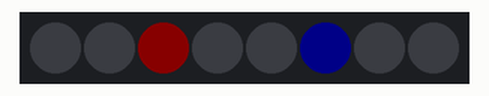
Simulated run of this program. Board: Raspberry Pi (BCM pin numbers) with a Blinkt!. Parts: 8 RGB LEDs in strip order, left to right. Dim RGB values are drawn brighter than linear. At 5.1 s the program stops and its outputs stay as they are.

Above: at 0.01 s.
At 0.62 s:
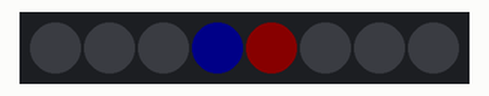
At 1.23 s:
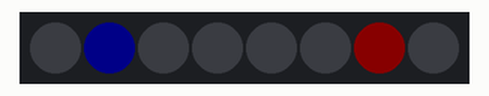
At 2.52 s:
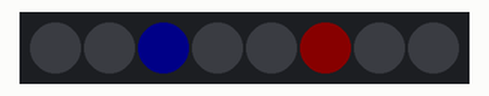
At 3.85 s:
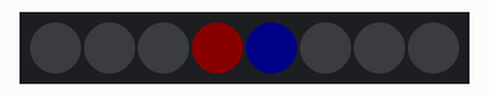
At 5.08 s:
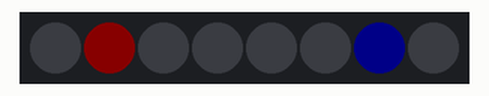
Timing chart, 0 to 6.6 s (numbered marks = the images above):
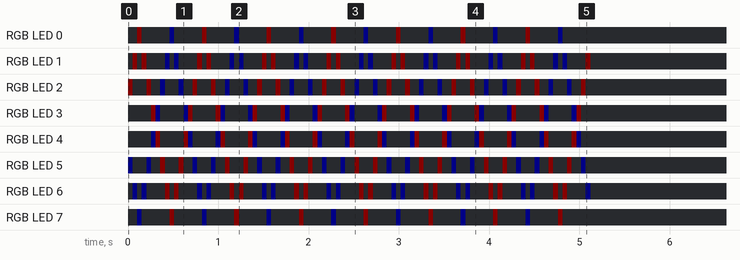

The program:

modularLinear.py
```python
# imports
from blinkt import set_pixel, set_brightness, show, clear
import time

# set the brightness
set_brightness(0.05)

class Point():
    """ class to encapsulate the moving pixel """
    def __init__(self, red, green, blue, position=0, direction=1):
        self.direction = direction
        self.red = red
        self.green = green
        self.blue = blue
        self.position = position

    def click(self):
        # if at end, reverse direction
        if self.position == 0 or self.position == 7:
            self.direction = self.direction * -1

        # increment position
        self.position = self.position + self.direction

        # set the pixel
        set_pixel(self.position, self.red, self.green, self.blue)


class Click():
    """ class to encapsulate the countdown """
    def __init__(self, epochs=10, sleep_time=0.1):
        self.listeners = []
        self.epochs = epochs
        self.sleep_time = sleep_time

    def register(self, listener):
        self.listeners.append(listener)

    def start(self):
        for i in range(self.epochs):
            # clear the old pixels
            clear()

            # increment the listening points
            for point in self.listeners:
                point.click()

            # show the pixels
            show()

            # sleep
            time.sleep(self.sleep_time)

        # clear at end of loop
        clear()
        show()

if __name__ == "__main__":
    # initialize
    click = Click(epochs=100, sleep_time=0.05)
    click.register(Point(0, 0, 255, 4, 1))
    click.register(Point(255, 0, 0, 3, -1))

    # start
    click.start()
```

Measured:
- by itself, RGB LED 0: repeats every 0.72 s: off 0.31 s, RGB(0, 0, 9) 0.05 s, off 0.31 s, RGB(9, 0, 0) 0.05 s, until it stays off from 4.8 s
- by itself, RGB LED 7: repeats every 0.72 s: off 0.31 s, RGB(9, 0, 0) 0.05 s, off 0.31 s, RGB(0, 0, 9) 0.05 s, until it stays off from 4.8 s
- by itself, RGB LED 3: repeats every 0.72 s: RGB(0, 0, 9) 0.05 s, off 0.26 s, RGB(0, 0, 9) 0.05 s, RGB(9, 0, 0) 0.05 s, off 0.26 s, RGB(9, 0, 0) 0.05 s, until it stays off from 5.0 s
- by itself, RGB LED 4: repeats every 0.72 s: RGB(9, 0, 0) 0.05 s, off 0.26 s, RGB(9, 0, 0) 0.05 s, RGB(0, 0, 9) 0.05 s, off 0.26 s, RGB(0, 0, 9) 0.05 s, until it stays off from 5.0 s
